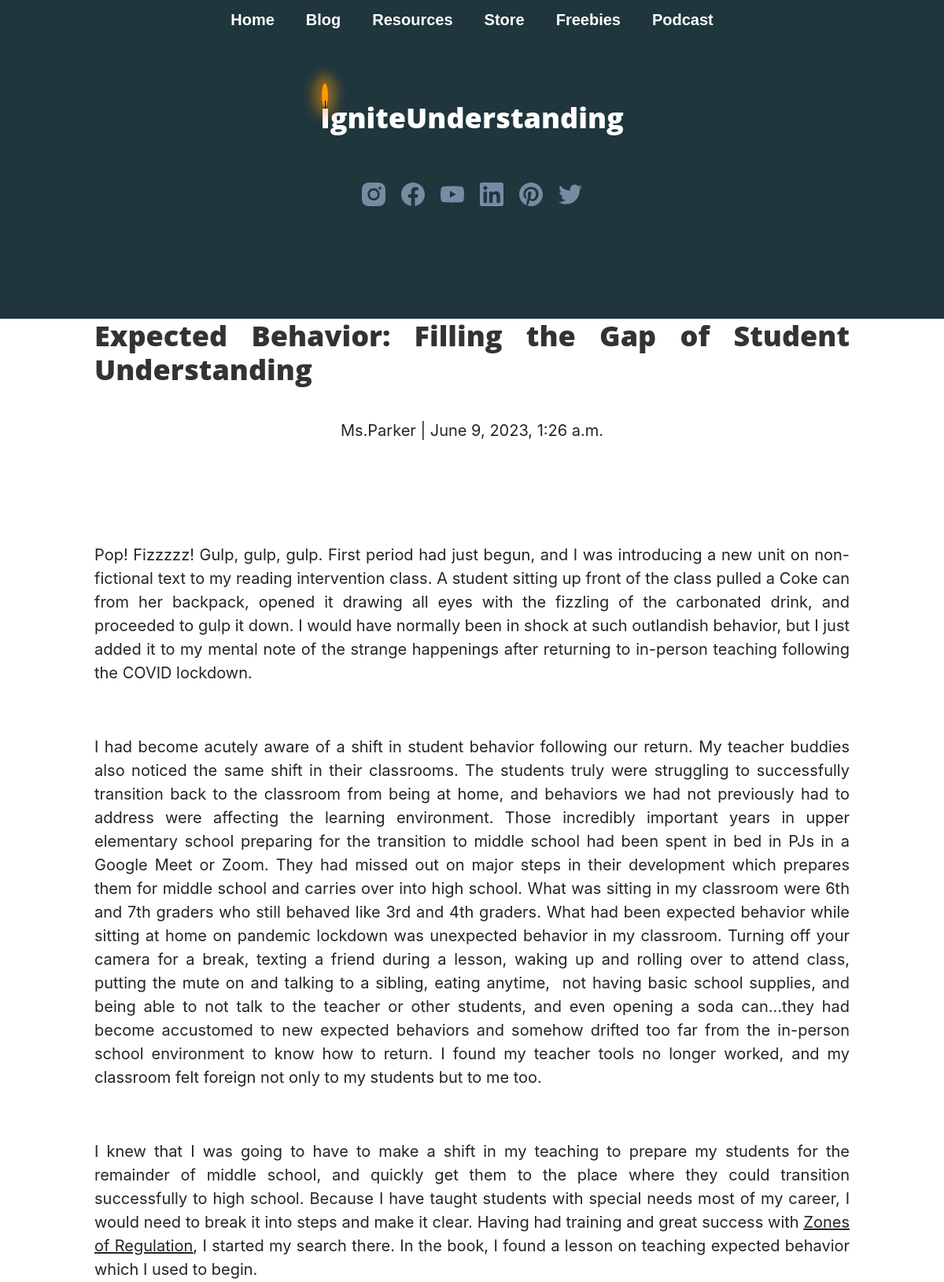
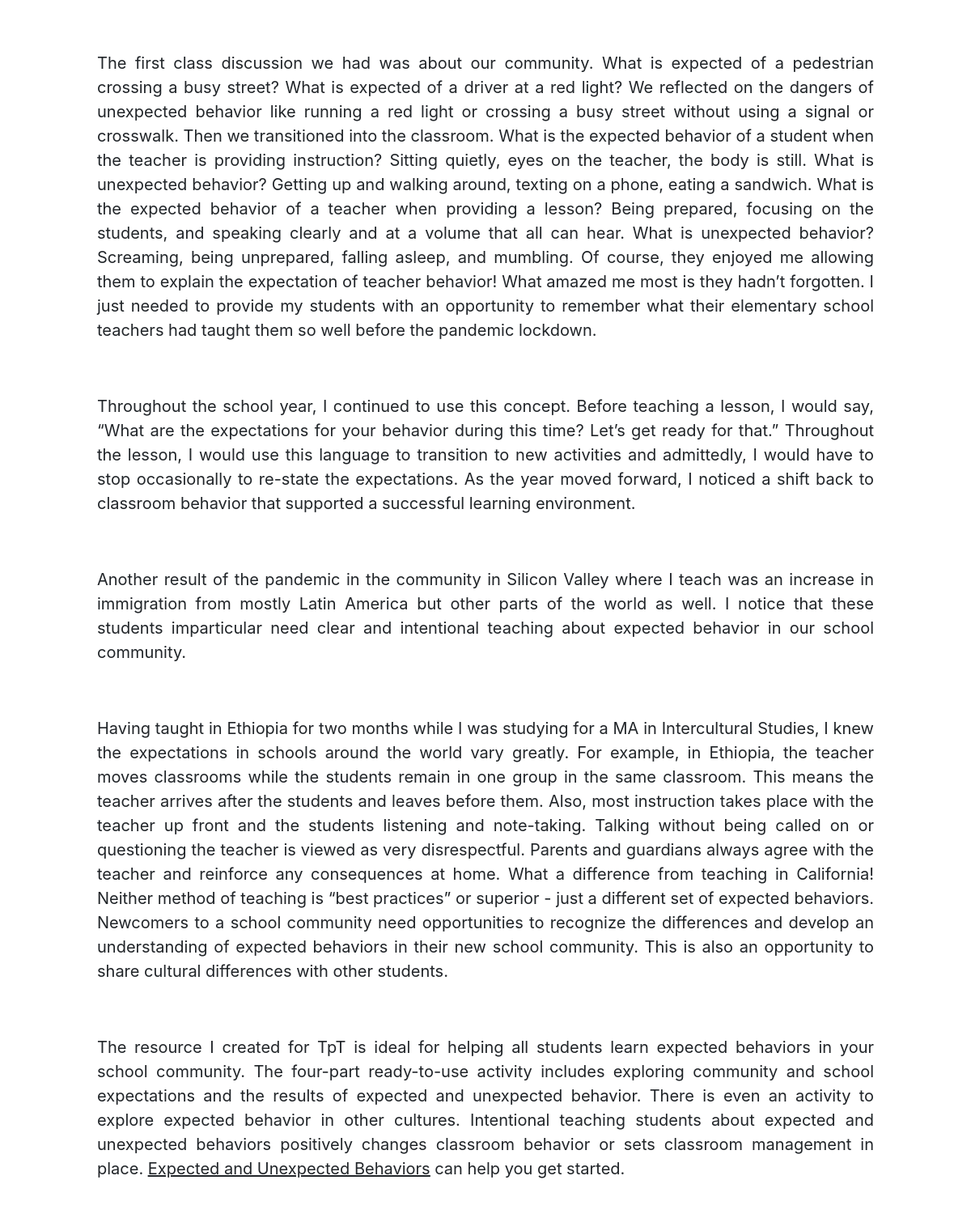
/post/Expected_Behavior/ (upper part), run on the app's committed database (2 pictures, top to bottom).
### App/models.py (models this page shows, shortened)
class Post(models.Model):
    CATEGORY_CHOICES = (
        ('Technology', 'Technology'),
        ('Lifestyle', 'Lifestyle'),
        ('Travel', 'Travel'),
        ('Food', 'Food'),
     )
    title=models.CharField(max_length=200,unique=True)
    slug=models.SlugField(max_length=200,unique=True)
    author=models.ForeignKey(User,on_delete=models.CASCADE,related_name='blog_posts')
    created_on=models.DateTimeField(auto_now_add=True)
    updated_on=models.DateTimeField(auto_now=True)
    content=RichTextField(blank=True,null=True)
    status=models.IntegerField(choices=STATUS,default=0)
    thumbnail_url = models.URLField()
    category = models.CharField(max_length=20, choices=CATEGORY_CHOICES)
    class Meta:
        ordering=['-created_on']

### App/views.py (the view)
# urls.py: path('post/<slug:slug>/',views.DetailView.as_view(),name="post_detail"),
class DetailView(generic.DetailView):
    model=Post
    template_name='post_detail.html'

### App/templates/post_detail.html (shortened to what this page needs)
{% extends 'base.html' %}
{% block content %}
<div class="blog_detail">
        <h1>{% block title %} {{ object.title }} {% endblock title %}</h1>
        <p>{{ post.author }} | {{ post.created_on }}</p>
        <p >{{ object.content | safe }}</p>
      </div>
{% endblock content %}

### App/templates/base.html (shortened to what this page needs)
<!DOCTYPE html>
<html>
<head>
  <link href="static/css/styles.css" rel="stylesheet" type="text/css">
  <link rel="stylesheet" href="https://cdnjs.cloudflare.com/ajax/libs/font-awesome/5.15.3/css/all.min.css">
</head>
<body>
  <!DOCTYPE html>
  <html>
  <head>
  </head>
  <body>
      <div class="header">
      <ul class="menu">
        <li><a href="{% url 'main' %}">Home</a></li>
        <li>
          <a href="{% url 'home' %}">Blog</a>
        </li>
        <li class="has-submenu">
          <a href="#">Resources</a>
        </li>
        <li><a href="#">Store</a></li>
        <li><a href="#">Freebies</a></li>
        <li><a href="#">Podcast</a></li>
      </ul>
    </div>
    <div class="banner">
      <h1><span class="candlelight">IgniteUnderstanding</span></h1>
      <ul class="social-icons">
        <li><a href="#"><svg xmlns="http://www.w3.org/2000/svg" width="30" height="30" viewBox="0 0 24 24"><image xlink:href="/static/image/insta.svg" width="24" height="24" /></svg></a></li>
        <li><a href="http://www.facebook.com"><svg xmlns="http://www.w3.org/2000/svg" width="30" height="30" viewBox="0 0 24 24"><image xlink:href="/static/image/fb.svg" width="24" height="24" /></svg></a></li>
        <li><a href="#"><svg xmlns="http://www.w3.org/2000/svg" width="30" height="30" viewBox="0 0 24 24"><image xlink:href="/static/image/youtube.svg" width="24" height="24" /></svg></a></li>
        <li><a href="#"><svg xmlns="http://www.w3.org/2000/svg" width="30" height="30" viewBox="0 0 24 24"><image xlink:href="/static/image/link.svg" width="24" height="24" /></svg></a></li>
        <li><a href="#"><svg xmlns="http://www.w3.org/2000/svg" width="30" height="30" viewBox="0 0 24 24"><image xlink:href="/static/image/pin.svg" width="24" height="24" /></svg></a></li>
        <li><a href="#"><svg xmlns="http://www.w3.org/2000/svg" width="30" height="30" viewBox="0 0 24 24"><image xlink:href="/static/image/twit.svg" width="24" height="24" /></svg></a></li>
      </ul>
    </div>
  </body>
  </html>
  {% block content %}{% endblock content %}
</body>
</html>

### App/templates/base.html (style rules this page uses)
.header { background-color: #1F363D;; text-align: right; }
body { margin: 0; padding: 0; }
.banner { background-color: #1F363D; padding: 120px ; text-align: center; font-size: xx-large; }
h1 { font-size: 36px; color: #333333; margin-top: 0; }
.candlelight { color: #fff; position: relative; display: inline-block; top: -42px; }
.candlelight:before { color: #fff; content: ""; position: absolute; width: 8px; height: 30px; background-color: #ff9900; border-radius: 70%; top: -22px; left: 2.3px; box-shadow: 0 0 15px 10px rgba(255, 153, 0, 0.5); transform: skewX(0deg); }
.candlelight:after { content: ""; position: absolute; width: 1px; height: 10px; background-color: #000; top: 0px; left: 5.8px; }
.menu { list-style: none; padding: 0; margin: 0; display: flex; justify-content: center; align-items: center; padding: 10px; }
.menu li { margin: 0 20px; }
.menu li a { color: #fff; text-decoration: none; font-weight: bold; font-family: Arial, sans-serif; font-size: 20px; }
.social-icons { list-style: none; padding: 0; display: flex; justify-content: center; }
.social-icons li { margin: 0 10px; }
.social-icons li a { color: #fff; text-decoration: none; }
.social-icons li a { display: inline-block; transition: transform 0.3s ease; color: black; }

### App/templates/post_detail.html (style rules this page uses)
.blog_detail { display: flex; flex-direction: column; align-items: center; justify-content: center; text-align: justify; margin-left: auto; margin-right: auto; margin-top: auto; max-width: 960px; }

### data on the page
Post: title "Expected Behavior: Filling the Gap of Student Understanding", author "Ms.Parker", created_on "June 9, 2023, 1:26 a.m.", content "Pop! Fizzzzz! Gulp, gulp, gulp. First period had just begun, and I was introducing a new unit on non-fictional text to my reading intervention class. A student sitting up front of the class pulled a Coke can from her backpack, opened it drawing all eyes with the fizzling of the carbonated drink, and proceeded to gulp it down. I would have normally been in shock at such outlandish behavior, but I just added it to my mental note of the strange happenings after returning to in-person teaching following the COVID lockdown. I had become acutely aware of a shift in student behavior following our return. My teacher buddies also noticed the same shift in their classrooms. The students truly were…"
